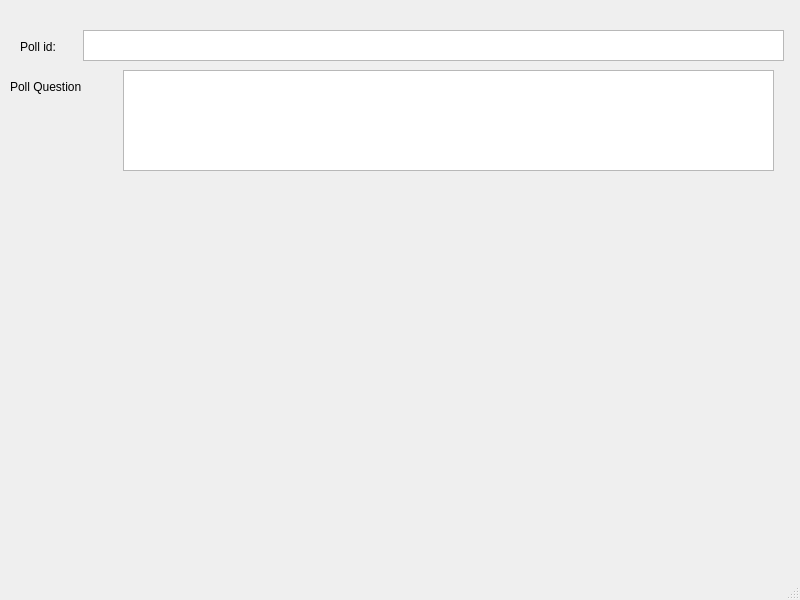
<?xml version="1.0" encoding="UTF-8"?>
<ui version="4.0">
 <class>MainWindow</class>
 <widget class="QMainWindow" name="MainWindow">
  <property name="geometry">
   <rect>
    <x>0</x>
    <y>0</y>
    <width>800</width>
    <height>600</height>
   </rect>
  </property>
  <property name="windowTitle">
   <string>Poll Statistics</string>
  </property>
  <property name="windowIcon">
   <iconset>
    <normaloff>vote.png</normaloff>vote.png</iconset>
  </property>
  <widget class="QWidget" name="centralwidget">
   <widget class="QLabel" name="pollidLBL">
    <property name="geometry">
     <rect>
      <x>20</x>
      <y>40</y>
      <width>51</width>
      <height>21</height>
     </rect>
    </property>
    <property name="text">
     <string>Poll id:</string>
    </property>
    <property name="alignment">
     <set>Qt::AlignLeading|Qt::AlignLeft|Qt::AlignTop</set>
    </property>
   </widget>
   <widget class="QLabel" name="pollQuesLBL">
    <property name="geometry">
     <rect>
      <x>10</x>
      <y>80</y>
      <width>101</width>
      <height>61</height>
     </rect>
    </property>
    <property name="text">
     <string>Poll Question</string>
    </property>
    <property name="alignment">
     <set>Qt::AlignLeading|Qt::AlignLeft|Qt::AlignTop</set>
    </property>
   </widget>
   <widget class="QWidget" name="verticalLayoutWidget">
    <property name="geometry">
     <rect>
      <x>20</x>
      <y>189</y>
      <width>751</width>
      <height>381</height>
     </rect>
    </property>
    <layout class="QVBoxLayout" name="PHolder">
     <property name="sizeConstraint">
      <enum>QLayout::SetMinimumSize</enum>
     </property>
    </layout>
   </widget>
   <widget class="QTextEdit" name="pidTE">
    <property name="geometry">
     <rect>
      <x>83</x>
      <y>30</y>
      <width>701</width>
      <height>31</height>
     </rect>
    </property>
   </widget>
   <widget class="QTextEdit" name="pQuesTE">
    <property name="geometry">
     <rect>
      <x>123</x>
      <y>70</y>
      <width>651</width>
      <height>101</height>
     </rect>
    </property>
   </widget>
  </widget>
  <widget class="QStatusBar" name="statusbar"/>
 </widget>
 <resources/>
 <connections/>
</ui>
